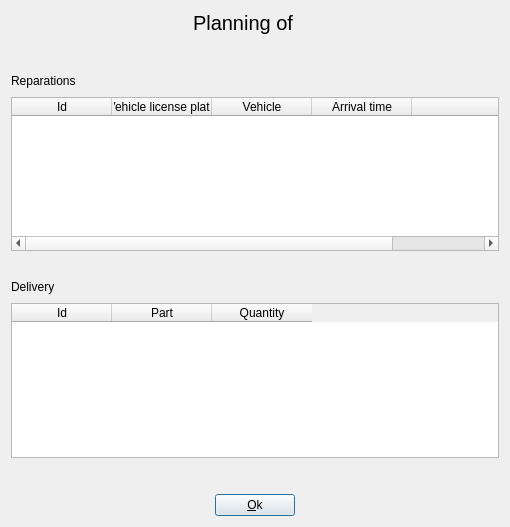
<?xml version="1.0" encoding="UTF-8"?>
<ui version="4.0">
 <class>DialogTacheDuJour</class>
 <widget class="QDialog" name="DialogTacheDuJour">
  <property name="geometry">
   <rect>
    <x>0</x>
    <y>0</y>
    <width>510</width>
    <height>527</height>
   </rect>
  </property>
  <property name="windowTitle">
   <string>Planning of the day</string>
  </property>
  <layout class="QVBoxLayout" name="verticalLayout_3">
   <item>
    <layout class="QHBoxLayout" name="horizontalLayout">
     <item>
      <spacer name="horizontalSpacer">
       <property name="orientation">
        <enum>Qt::Horizontal</enum>
       </property>
       <property name="sizeHint" stdset="0">
        <size>
         <width>40</width>
         <height>20</height>
        </size>
       </property>
      </spacer>
     </item>
     <item>
      <widget class="QLabel" name="label">
       <property name="font">
        <font>
         <pointsize>15</pointsize>
        </font>
       </property>
       <property name="text">
        <string>Planning of </string>
       </property>
      </widget>
     </item>
     <item>
      <widget class="QLabel" name="labelDate">
       <property name="font">
        <font>
         <pointsize>15</pointsize>
        </font>
       </property>
       <property name="text">
        <string/>
       </property>
      </widget>
     </item>
     <item>
      <spacer name="horizontalSpacer_2">
       <property name="orientation">
        <enum>Qt::Horizontal</enum>
       </property>
       <property name="sizeHint" stdset="0">
        <size>
         <width>40</width>
         <height>20</height>
        </size>
       </property>
      </spacer>
     </item>
    </layout>
   </item>
   <item>
    <layout class="QVBoxLayout" name="verticalLayout">
     <property name="topMargin">
      <number>30</number>
     </property>
     <item>
      <layout class="QHBoxLayout" name="horizontalLayout_2">
       <item>
        <widget class="QLabel" name="label_2">
         <property name="text">
          <string>Reparations</string>
         </property>
        </widget>
       </item>
       <item>
        <spacer name="horizontalSpacer_3">
         <property name="orientation">
          <enum>Qt::Horizontal</enum>
         </property>
         <property name="sizeHint" stdset="0">
          <size>
           <width>40</width>
           <height>20</height>
          </size>
         </property>
        </spacer>
       </item>
      </layout>
     </item>
     <item>
      <widget class="QTableWidget" name="tableWidgetReparation">
       <property name="selectionBehavior">
        <enum>QAbstractItemView::SelectRows</enum>
       </property>
       <column>
        <property name="text">
         <string>Id</string>
        </property>
       </column>
       <column>
        <property name="text">
         <string>Vehicle license plate</string>
        </property>
       </column>
       <column>
        <property name="text">
         <string>Vehicle</string>
        </property>
       </column>
       <column>
        <property name="text">
         <string>Arrival time</string>
        </property>
       </column>
       <column>
        <property name="text">
         <string/>
        </property>
       </column>
      </widget>
     </item>
    </layout>
   </item>
   <item>
    <layout class="QVBoxLayout" name="verticalLayout_2">
     <property name="topMargin">
      <number>20</number>
     </property>
     <item>
      <layout class="QHBoxLayout" name="horizontalLayout_3">
       <item>
        <widget class="QLabel" name="label_3">
         <property name="text">
          <string>Delivery</string>
         </property>
        </widget>
       </item>
       <item>
        <spacer name="horizontalSpacer_4">
         <property name="orientation">
          <enum>Qt::Horizontal</enum>
         </property>
         <property name="sizeHint" stdset="0">
          <size>
           <width>40</width>
           <height>20</height>
          </size>
         </property>
        </spacer>
       </item>
      </layout>
     </item>
     <item>
      <widget class="QTableWidget" name="tableWidgetLivraison">
       <property name="selectionBehavior">
        <enum>QAbstractItemView::SelectRows</enum>
       </property>
       <column>
        <property name="text">
         <string>Id</string>
        </property>
       </column>
       <column>
        <property name="text">
         <string>Part</string>
        </property>
       </column>
       <column>
        <property name="text">
         <string>Quantity</string>
        </property>
       </column>
      </widget>
     </item>
    </layout>
   </item>
   <item>
    <layout class="QHBoxLayout" name="horizontalLayout_4">
     <property name="topMargin">
      <number>30</number>
     </property>
     <item>
      <spacer name="horizontalSpacer_6">
       <property name="orientation">
        <enum>Qt::Horizontal</enum>
       </property>
       <property name="sizeHint" stdset="0">
        <size>
         <width>40</width>
         <height>20</height>
        </size>
       </property>
      </spacer>
     </item>
     <item>
      <widget class="QPushButton" name="pushButton">
       <property name="text">
        <string>&amp;Ok</string>
       </property>
      </widget>
     </item>
     <item>
      <spacer name="horizontalSpacer_5">
       <property name="orientation">
        <enum>Qt::Horizontal</enum>
       </property>
       <property name="sizeHint" stdset="0">
        <size>
         <width>40</width>
         <height>20</height>
        </size>
       </property>
      </spacer>
     </item>
    </layout>
   </item>
  </layout>
 </widget>
 <resources/>
 <connections/>
</ui>
